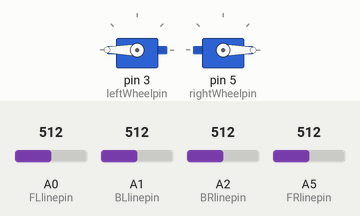
This sketch was run on a simulated Arduino Uno, built with avr-gcc and run on an emulated ATmega328P. Parts: 2 × servo. Inputs (shaded band) come from the test bench; at power-on: A0 (FLlinepin) = 512, A1 (BLlinepin) = 512, A2 (BRlinepin) = 512, A5 (FRlinepin) = 512. What the sketch prints to the serial monitor is not drawn.

Above: at 1.2 s.
1.3 s: A0 (FLlinepin) set to 733
4.3 s: A0 (FLlinepin) set to 761
At 5.3 s:
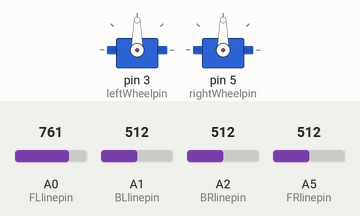
Timing chart, 0 to 62.8 s (numbered marks = the images above; inputs shaded):
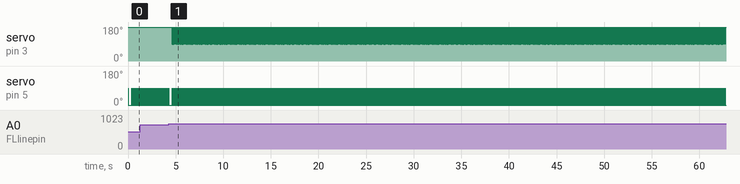

The sketch:

milestone1.ino
```cpp
#include <Servo.h>

Servo leftWheel;
Servo rightWheel;
//Front Right Line Sensor
int FRlinepin = A5;
//Front Left Line Sensor
int FLlinepin = A0;
//Back Right Line Sensor
int BRlinepin = A2;
//Back Left Line Sensor
int BLlinepin = A1;
int leftWheelpin = 3;
int rightWheelpin = 5;


enum State {
  Start,
  Junction,
  Forward
};


//State variable
enum State state = Start;

//Keeps Track of where in the figure 8 we are
int turnCount = 0;

//If true, we are making right turns, if false we make left turns
bool rightTurn = true;

//Used to line follow, number to be written to right wheel servo.
int right = 0;

//Used to line follow, number to be written to left wheel servo.
int left = 180;


//turn left (still need to adjust the delay)
void turnLeft(){
  leftWheel.write(0);
  rightWheel.write(0);
  delay(630);

}


//turn right (still need to adjust the delay)
void turnRight(){
  leftWheel.write(180);
  rightWheel.write(180);
  delay(640);

}


//check sensors to properly follow the line (DOES NOT WORK YET)
void moveForward(){
  leftWheel.write(180);
  rightWheel.write(0);
  //Front Right Line Sensor Value
  int FR = analogRead(FRlinepin);
  //Front Left Line Sensor Value
  int FL = analogRead(FLlinepin);

  Serial.println(FR);
  //after looking at serial monitor values, chose a value to initiate when adjustments need to be made.
  if(FL<750){
    right = 90;
  }
  else if(FR<750){
    left = 90;
  }
  leftWheel.write(left);
  rightWheel.write(right);
}

//check the line sensors for junctions.(NOT WRITTEN YET)
bool detectJunction(){
  int BR = analogRead(BRlinepin);
  int BL = analogRead(BLlinepin);
  if (BL>800 && BR>800){
    return true;
  }
  else{
    return false;
  }


}


// the setup function runs once when you press reset or power the board
void setup() {
  // initialize inputs
  pinMode(FRlinepin, INPUT);
  pinMode(FLlinepin, INPUT);
  pinMode(BRlinepin, INPUT);
  pinMode(BLlinepin, INPUT);

  Serial.begin(9600);          //  setup serial

  leftWheel.attach(leftWheelpin);
  rightWheel.attach(rightWheelpin);
}


// the loop function runs over and over again forever
void loop() {
  Serial.print(state);
//the first turn in the figure 8 should be a left turn.
  if (state==Start){
    moveForward();
    if(detectJunction()==true){
      turnLeft();
      state = Forward;
    }

  }
//turn at a junction
  else if (state==Junction){
    //turn right or left depending on the turn count, a figure 8 is 4 right turns followed by 4 left turns.
    if(turnCount<4){
      if(rightTurn==true){
        turnRight();
        turnCount = turnCount + 1;
      }
      else{
        turnLeft();
        turnCount = turnCount +1;
      }
    }
    //if 4 left or right turns have been completed, turn the other way next time.
    else{
      if(rightTurn==true){
        turnRight();
        rightTurn = false;
        turnCount = 0;
      }
      else{
        turnLeft();
        rightTurn = true;
        turnCount = 0;
      }
    }

  }
//move forward unless a junction is detected.
  else if (state==Forward){
    moveForward();
    delay(500);
    if(detectJunction()==true){
      state = Junction;
    }

  }

}
```

Measured:
- the behaviour switches between 749 and 750 on A0 (FLlinepin) (found by bisection; images 0 and 1)
- after the input at 4.3 s, servo on pin 3 (leftWheelpin): 180° → 90° after 0.34 s, then repeats every 0.12 s: 180° 0.01 s, 90° 0.01 s, 180° 0.08 s, 90° 0.02 s
- by itself, servo on pin 5 (rightWheelpin): repeats every 0.12 s: 0° 0.01 s, 90° 0.01 s, 0° 0.08 s, 90° 0.02 s
